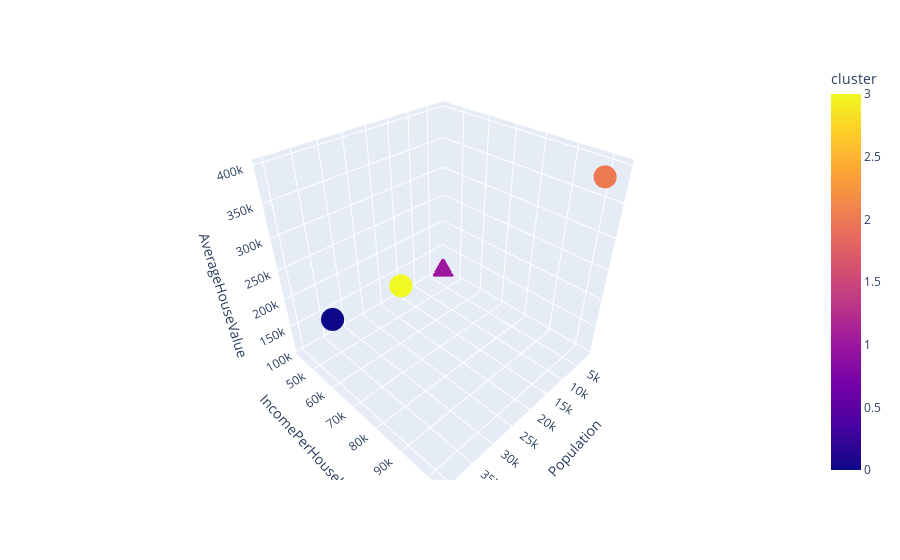

Write notebook code for a chart like this one.
### Code cell
px.scatter_3d(grouped, x= 'Population' , y= 'IncomePerHousehold', z ='AverageHouseValue', color = 'cluster')

### Figure 1 — Plotly figure (JSON) as saved in the notebook; plotly's stock layout.template omitted (floating-point values rounded to 4 significant figures)
{"data": [{"hovertemplate": "Population=%{x}<br>IncomePerHousehold=%{y}<br>AverageHouseValue=%{z}<br>cluster=%{marker.color}<extra></extra>", "legendgroup": "", "marker": {"color": [0, 1, 2, 3], "coloraxis": "coloraxis", "symbol": "circle"}, "mode": "markers", "name": "", "scene": "scene", "showlegend": false, "type": "scatter3d", "x": [40393, 1856.0, 6679, 20579], "y": [62958, 42966, 103250, 53270.0], "z": [223600, 103350, 397500, 170450]}], "layout": {"coloraxis": {"colorbar": {"title": {"text": "cluster"}}, "colorscale": [[0, "#0d0887"], [0.1111, "#46039f"], [0.2222, "#7201a8"], [0.3333, "#9c179e"], [0.4444, "#bd3786"], [0.5556, "#d8576b"], [0.6667, "#ed7953"], [0.7778, "#fb9f3a"], [0.8889, "#fdca26"], [1, "#f0f921"]]}, "legend": {"tracegroupgap": 0}, "margin": {"t": 60}, "scene": {"domain": {"x": [0, 1], "y": [0, 1]}, "xaxis": {"title": {"text": "Population"}}, "yaxis": {"title": {"text": "IncomePerHousehold"}}, "zaxis": {"title": {"text": "AverageHouseValue"}}}}}
